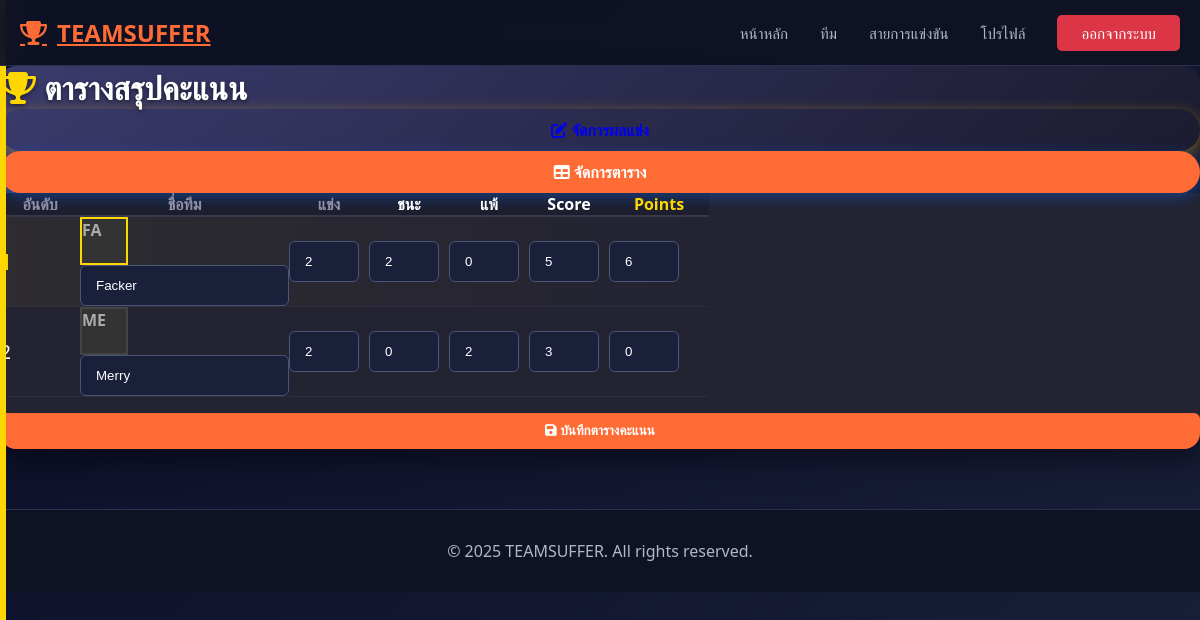
Page /tournaments/2/standings/ (signed in) on the committed database.
### teams/models.py (models this page shows, shortened)
class Team(models.Model):
    name = models.CharField(max_length=100)
    description = models.TextField(blank=True)
    logo = models.ImageField(upload_to='teams/logos/', blank=True, null=True)
    logo_url = models.URLField(blank=True)
    join_code = models.CharField(max_length=32, blank=True, null=True)
    created_by = models.ForeignKey(
        settings.AUTH_USER_MODEL,        # ใช้ User ของ Django
        on_delete=models.CASCADE,        # ถ้าลบ user นี้ ทีมที่สร้างโดย user นี้จะถูกลบด้วย
        related_name='teams_created'     # ใช้เข้าถึงจาก user.teams_created
    )
    STATUS_CHOICES = [
        ('active', 'Active'),
        ('disbanded', 'Disbanded'),
        ('pending', 'Pending'),
    ]
    status = models.CharField(
        max_length=20,
        choices=STATUS_CHOICES,
        default='active',
    )
    game = models.ForeignKey(
        'tournaments.Game',
        on_delete=models.SET_NULL,
        null=True,
        blank=True,
        related_name='teams'
    )
    created_at = models.DateTimeField(auto_now_add=True)  # เซ็ตตอนสร้างครั้งแรก
    updated_at = models.DateTimeField(auto_now=True)      # อัปเดตทุกครั้งที่ save()

### tournaments/views.py (the view, shortened to what this page needs)
# urls.py: path('tournaments/<int:pk>/standings/', tournaments_views.tournament_standings_view, name='tournament_standings'),
def tournament_standings_view(request, pk):
    tournament = get_object_or_404(Tournament, pk=pk)
    is_admin = request.user.is_authenticated and (request.user == tournament.created_by or request.user.is_superuser)
    standings = list_standings(tournament, include_pending=True)
    return render(request, 'tournaments/standings.html', {
        'tournament': tournament,
        'standings': standings,
        'is_admin': is_admin
    })

### templates/tournaments/standings.html (shortened to what this page needs)
{% extends 'base.html' %}
{% load static %}
{% block content %}
<div class="container py-5">
    <div class="row justify-content-center">
        <div class="col-10 col-md-10 col-lg-8 col-xl-7">
            <div class="standings-card mb-4"
                style="border-radius: 16px; overflow: hidden; box-shadow: 0 10px 30px rgba(0,0,0,0.5);">
                <div class="card-header p-4 p-md-5 d-flex justify-content-between align-items-center flex-wrap gap-3"
                    style="background: linear-gradient(135deg, #3b3b6d 0%, #1a1a2e 100%); border-bottom: none;">
                    <h2 class="m-0 text-white fw-bold d-inline-flex align-items-center gap-3"
                        style="font-size: 2rem; text-shadow: 0 2px 4px rgba(0,0,0,0.5);">
                        <i class="fas fa-trophy" style="color: #ffd700;"></i> ตารางสรุปคะแนน
                    </h2>
                    {% if user == tournament.created_by or user.is_superuser %}
                    <a href="{% url 'manage_matches' tournament.pk %}" class="btn btn-warning px-4 py-2 fw-bold me-2"
                        style="border-radius: 30px; box-shadow: 0 4px 15px rgba(255, 193, 7, 0.4);">
                        <i class="fas fa-edit me-2"></i> จัดการผลแข่ง
                    </a>
                    <a href="{% url 'manage_standings' tournament.pk %}" class="btn btn-primary px-4 py-2 fw-bold"
                        style="border-radius: 30px; box-shadow: 0 4px 15px rgba(13, 110, 253, 0.4);">
                        <i class="fas fa-table me-2"></i> จัดการตาราง
                    </a>
                    {% endif %}
                </div>
                <div class="card-body p-0" style="background-color: #232332;">
                    {% if is_admin %}
                    <form method="post">
                        {% endif %}
                        <div class="table-responsive">
                            <table class="table mb-0 text-white" style="border-collapse: separate; border-spacing: 0;">
                                <thead>
                                    <tr style="background-color: #1e1e2d;">
                                        <th class="py-4 text-center fw-bold align-middle"
                                            style="width: 80px; font-size: 1rem; color: #8f90a6; border-bottom: 2px solid #38384a;">
                                            อันดับ</th>
                                        <th class="py-4 fw-bold align-middle"
                                            style="font-size: 1rem; color: #8f90a6; border-bottom: 2px solid #38384a;">
                                            ชื่อทีม</th>
                                        <th class="py-4 text-center fw-bold align-middle"
                                            style="width: 80px; font-size: 1rem; color: #8f90a6; border-bottom: 2px solid #38384a;">
                                            แข่ง</th>
                                        <th class="py-4 text-center fw-bold text-success align-middle"
                                            style="width: 80px; font-size: 1rem; border-bottom: 2px solid #38384a;">
                                            ชนะ
                                        </th>
                                        <th class="py-4 text-center fw-bold text-danger align-middle"
                                            style="width: 80px; font-size: 1rem; border-bottom: 2px solid #38384a;">
                                            แพ้
                                        </th>
                                        <th class="py-4 text-center fw-bold text-info align-middle"
                                            style="width: 80px; font-size: 1rem; border-bottom: 2px solid #38384a;">
                                            Score
                                        </th>
                                        <th class="py-4 text-center fw-bold align-middle"
                                            style="width: 100px; font-size: 1rem; color: #ffd700; border-bottom: 2px solid #38384a;">
                                            Points</th>
                                    </tr>
                                </thead>
                                <tbody>
                                    {% for row in standings %}
                                    <tr style="transition: all 0.3s ease;" class="align-middle">
                                        <td class="py-3 text-center fw-bold position-relative align-middle"
                                            style="font-size: 1.2rem; border-bottom: 1px solid #2d2d3d; {% if forloop.first %}color: #ffd700; font-size: 1.4rem;{% else %}color: #fff;{% endif %}">
                                            {% if forloop.first %}
                                            <div
                                                style="position: absolute; left: 0; top: 0; bottom: 0; width: 6px; background-color: #ffd700;">
                                            </div>
                                            {% endif %}
                                            {{ row.rank }}
                                        </td>
                                        <td class="py-3 align-middle" style="border-bottom: 1px solid #2d2d3d;">
                                            <div class="d-flex align-items-center gap-3 flex-nowrap">
                                                {% if row.team.logo_url %}
                                                <img src="{{ row.team.logo_url }}" alt=""
                                                    class="rounded-circle shadow-sm flex-shrink-0"
                                                    style="width: 48px; height: 48px; object-fit: cover; border: 2px solid {% if forloop.first %}#ffd700{% else %}#444{% endif %};">
                                                {% else %}
                                                <div class="rounded-circle d-flex align-items-center justify-content-center shadow-sm flex-shrink-0"
                                                    style="width: 48px; height: 48px; background: #333; color: #aaa; font-weight: bold; font-size: 1rem; border: 2px solid {% if forloop.first %}#ffd700{% else %}#444{% endif %};">
                                                    {{ row.team.name|slice:":2"|upper }}
                                                </div>
                                                {% endif %}
                                                {% if is_admin %}
                                                <div class="d-flex align-items-center flex-grow-1">
                                                    <input type="text" name="team_name_{{ row.reg_id }}"
                                                        value="{{ row.team.name }}"
                                                        class="form-control form-control-sm bg-dark text-white border-secondary fw-bold"
                                                        style="min-width: 150px;">
                                                </div>
                                                {% endif %}
                                            </div>
                                        </td>
                                        {% if is_admin %}
                                        <td class="py-3 text-center align-middle" style="border-bottom: 1px solid #2d2d3d;">
                                            <input type="number" name="played_{{ row.reg_id }}"
                                                value="{% if row.is_manual %}{{ row.played }}{% endif %}"
                                                placeholder="{{ row.played }}"
                                                class="form-control form-control-sm text-center bg-dark text-white border-secondary"
                                                style="width: 70px; margin: 0 auto;">
                                        </td>
                                        <td class="py-3 text-center align-middle" style="border-bottom: 1px solid #2d2d3d;">
                                            <input type="number" name="won_{{ row.reg_id }}"
                                                value="{% if row.is_manual %}{{ row.won }}{% endif %}"
                                                placeholder="{{ row.won }}"
                                                class="form-control form-control-sm text-center bg-dark text-white border-secondary"
                                                style="width: 70px; margin: 0 auto;">
                                        </td>
                                        <td class="py-3 text-center align-middle" style="border-bottom: 1px solid #2d2d3d;">
                                            <input type="number" name="lost_{{ row.reg_id }}"
                                                value="{% if row.is_manual %}{{ row.lost }}{% endif %}"
                                                placeholder="{{ row.lost }}"
                                                class="form-control form-control-sm text-center bg-dark text-white border-secondary"
                                                style="width: 70px; margin: 0 auto;">
                                        </td>
                                        <td class="py-3 text-center align-middle" style="border-bottom: 1px solid #2d2d3d;">
                                            <input type="number" name="score_{{ row.reg_id }}"
                                                value="{% if row.is_manual %}{{ row.score }}{% endif %}"
                                                placeholder="{{ row.score }}"
                                                class="form-control form-control-sm text-center bg-dark text-white border-secondary"
                                                style="width: 70px; margin: 0 auto;">
                                        </td>
                                        <td class="py-3 text-center align-middle" style="border-bottom: 1px solid #2d2d3d;">
                                            <input type="number" name="points_{{ row.reg_id }}"
                                                value="{% if row.is_manual %}{{ row.points }}{% endif %}"
                                                placeholder="{{ row.points }}"
                                                class="form-control form-control-sm text-center bg-dark text-warning border-warning"
                                                style="width: 70px; margin: 0 auto;">
                                        </td>
                                        {% endif %}
                                    </tr>
                                    {% endfor %}
                                </tbody>
                            </table>
                        </div>
                        {% if is_admin %}
                        <div class="p-3 text-end bg-dark border-top border-secondary">
                            <button type="submit" class="btn btn-primary fw-bold px-4">
                                <i class="fas fa-save me-2"></i> บันทึกตารางคะแนน
                            </button>
                        </div>
                    </form>
                    {% endif %}
                </div>
            </div>
        </div>
    </div>
</div>
{% endblock %}

### static/css/style.css (style rules this page uses)
:root { --primary-color: #ff6b35; --secondary-color: #004e89; --dark-bg: #0a0e27; --card-bg: #1a1f3a; --text-primary: #ffffff; --text-secondary: #b0b8c8; --border-color: #2a3150; }
*, *::before, *::after { margin: 0; padding: 0; box-sizing: border-box; }
html, body { overflow-x: hidden; max-width: 100vw; width: 100%; }
body { background: linear-gradient(135deg, #0a0e27 0%, #1a1f3a 100%); color: var(--text-primary); font-family: 'Segoe UI', Tahoma, Geneva, Verdana, sans-serif; min-height: 100vh; }
select, input[type="text"], input[type="email"], input[type="password"], input[type="number"], input[type="date"], input[type="url"], textarea { background: var(--card-bg, #1a1f3a) !important; color: var(--text-primary, #ffffff) !important; border: 1px solid #4a5578 !important; border-radius: 6px; padding: 12px 15px; }
.btn { display: inline-block; padding: 10px 20px; border-radius: 6px; text-decoration: none; font-weight: bold; transition: all 0.3s ease; cursor: pointer; border: none; text-align: center; width: 100%; }
.btn-primary { background: var(--primary-color); color: white; }
.table-responsive { width: 100%; overflow-x: auto; -webkit-overflow-scrolling: touch; margin-bottom: 1rem; }

### templates/tournaments/standings.html (style rules this page uses)
tbody tr:first-child { background: linear-gradient(90deg, rgba(255, 215, 0, 0.05) 0%, rgba(35, 35, 50, 0) 100%); }

### rows in the picture
Team: rank "1", team.name "FA", team.name "Facker", played "2", won "2", lost "0", score "5", points "6"
Team: team.name "ME", team.name "Merry", played "2", won "0", lost "2", score "3", points "0"
